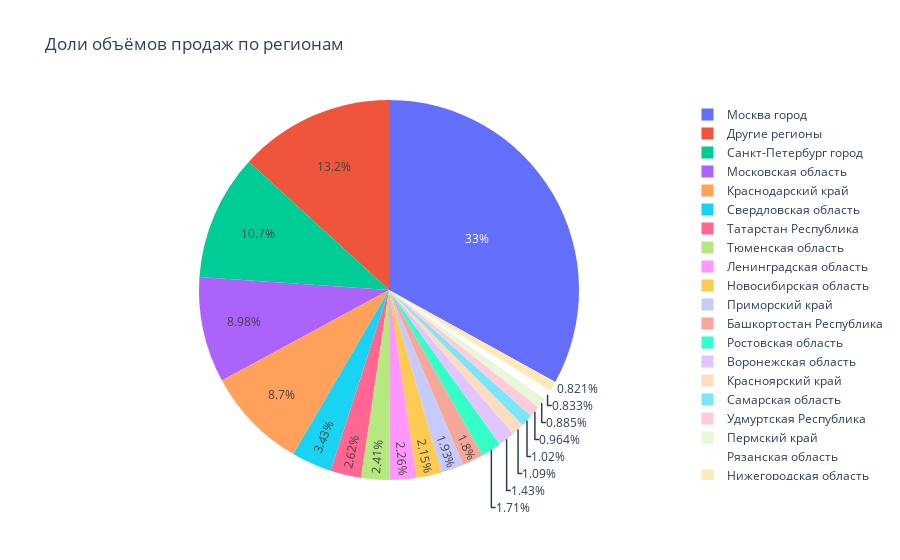

Notebook code cell kept with this figure:
### Code cell
grouped_price = df3.groupby('developer.regRegionDesc').agg({'totalPrice' : 'sum'}).reset_index()
plt_price = PlotterRound(grouped_price, 2.e9, 'totalPrice', 'developer.regRegionDesc', 'Доли объёмов продаж по регионам')
plt_price.round_px()

### Figure 1 — Plotly figure (JSON) as saved in the notebook; plotly's stock layout.template omitted (floating-point values rounded to 4 significant figures)
{"data": [{"domain": {"x": [0, 1], "y": [0, 1]}, "hovertemplate": "developer.regRegionDesc=%{label}<br>totalPrice=%{value}<extra></extra>", "labels": ["Другие регионы", "Другие регионы", "Другие регионы", "Другие регионы", "Другие регионы", "Другие регионы", "Башкортостан Республика", "Другие регионы", "Другие регионы", "Другие регионы", "Другие регионы", "Другие регионы", "Другие регионы", "Воронежская область", "Другие регионы", "Другие регионы", "Другие регионы", "Другие регионы", "Другие регионы", "Другие регионы", "Другие регионы", "Другие регионы", "Другие регионы", "Другие регионы", "Другие регионы", "Другие регионы", "Другие регионы", "Другие регионы", "Другие регионы", "Другие регионы", "Другие регионы", "Другие регионы", "Краснодарский край", "Красноярский край", "Другие регионы", "Другие регионы", "Другие регионы", "Ленинградская область", "Другие регионы", "Другие регионы", "Другие регионы", "Другие регионы", "Москва город", "Московская область", "Другие регионы", "Другие регионы", "Нижегородская область", "Другие регионы", "Новосибирская область", "Другие регионы", "Другие регионы", "Другие регионы", "Другие регионы", "Пермский край", "Приморский край", "Другие регионы", "Ростовская область", "Рязанская область", "Самарская область", "Санкт-Петербург город", "Другие регионы", "Другие регионы", "Другие регионы", "Свердловская область", "Другие регионы", "Другие регионы", "Другие регионы", "Другие регионы", "Другие регионы", "Татарстан Республика", "Другие регионы", "Другие регионы", "Другие регионы", "Другие регионы", "Тюменская область", "Удмуртская Республика", "Другие регионы", "Другие регионы", "Другие регионы", "Другие регионы", "Другие регионы", "Другие регионы", "Другие регионы", "Другие регионы", "Другие регионы"], "legendgroup": "", "name": "", "showlegend": true, "type": "pie", "values": [481699348, 64395150, 1629151208, 499139743, 1546850028, 839401143, 4971770084, 339915243, 356946265, 334858676, 740212841, 1296763945, 521117807, 3947272244, 304247726, 13313808, 2068563, 261690198, 314663563, 1279232, 1586536221, 159275890, 1652860580, 32579656, 404524350, 157378248, 35038270, 390944614, 890068367, 462469094, 147736373, 244598957, 23969878532, 3000217507, 1559723585, 355248594, 115216642, 6240449100, 413333826, 0, 305407182, 272513233, 91091818645, 24762648041, 7060100, 0, 2262549598, 95922176, 5914451911, 730223815, 425051085, 394778669, 1719349793, 2439563122, 5333223538, 285358496, 4708972233, 2296556081, 2814386913, 29508489858, 577486481, 867012484, 871315978, 9464554908, 112490115, 184832961, 375807982, 1899816419, 229747244, 7214348582, 356151012, 301557488, 1059477843, 126841151, 6649560057, 2656610659, 551894458, 1456119525, 525379673, 658532522, 1822830859, 96317682, 995687301, 199983557, 740900138]}], "layout": {"legend": {"tracegroupgap": 0}, "title": {"text": "Доли объёмов продаж по регионам"}}}
